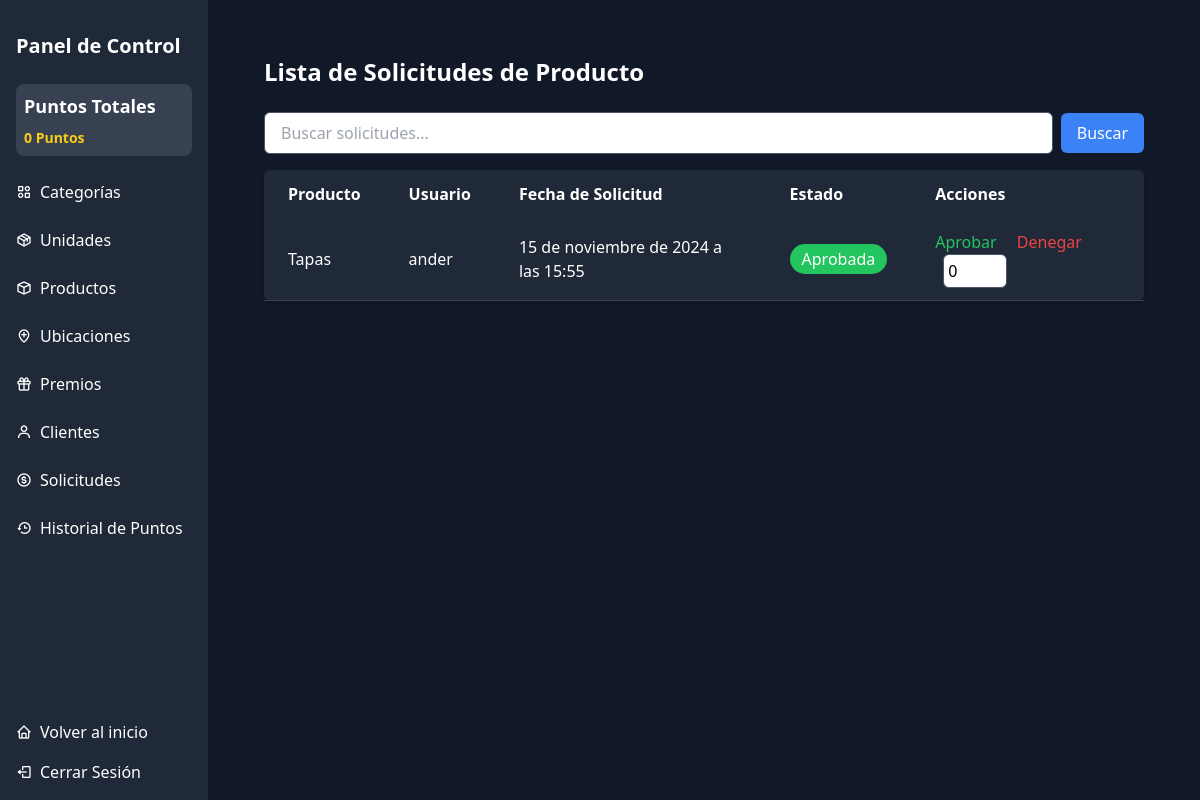
The app's page /dashboard/product-requests/ (signed in), older data.
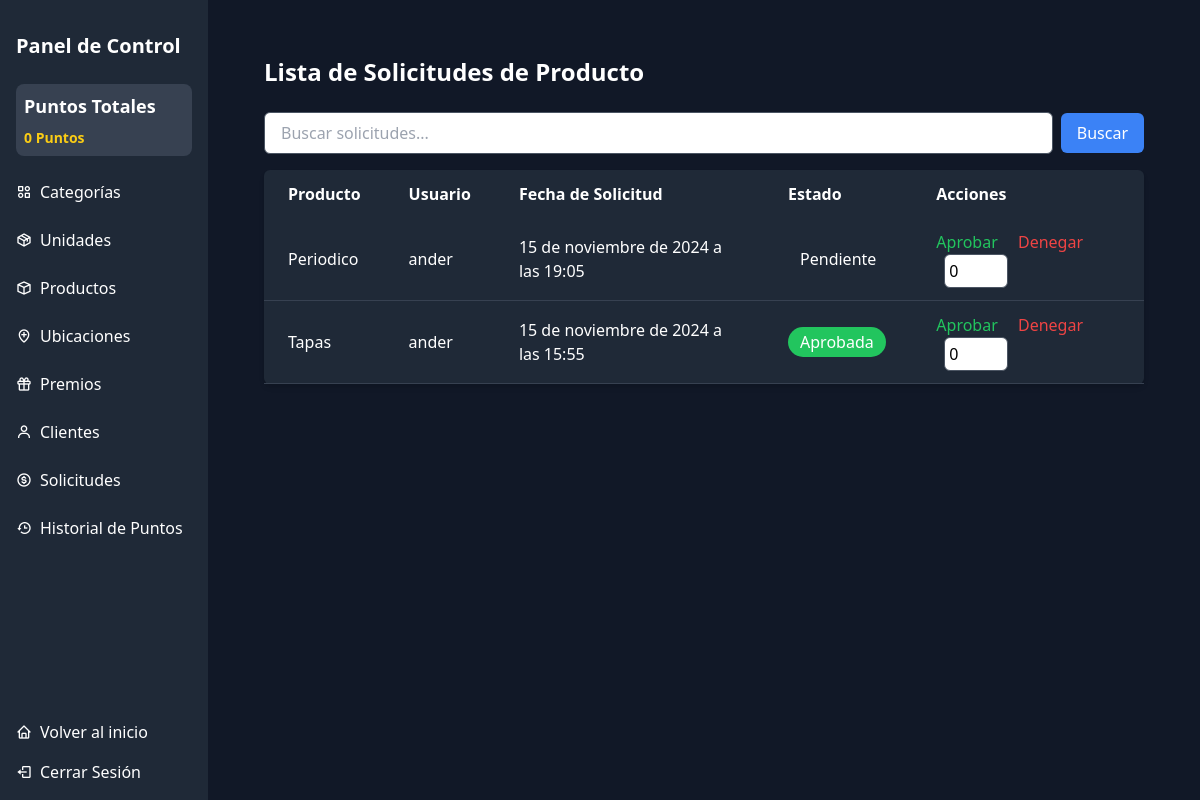
The same page, newer data.
### core/dashboard/models.py (models this page shows, shortened)
class ProductRequest(models.Model):
    STATUS_CHOICES = [
        ('PENDING', 'Pendiente'),
        ('APPROVED', 'Aprobada'),
        ('DENIED', 'Denegada'),
    ]
    user = models.ForeignKey(
        settings.AUTH_USER_MODEL,
        on_delete=models.CASCADE,
        related_name="product_requests"
    )
    product = models.ForeignKey(
        Product,
        on_delete=models.CASCADE,
        related_name="requests"
    )
    status = models.CharField(
        max_length=10,
        choices=STATUS_CHOICES,
        default='PENDING'
    )
    points_assigned = models.PositiveIntegerField(default=0, blank=True)
    created_at = models.DateTimeField(auto_now_add=True)
    updated_at = models.DateTimeField(auto_now=True)
    reviewed_by = models.ForeignKey(
        settings.AUTH_USER_MODEL,
        on_delete=models.SET_NULL,
        null=True,
        blank=True,
        related_name="reviewed_requests"
    )
    class Meta:
        verbose_name = 'Solicitud de Producto'
        verbose_name_plural = 'Solicitudes de Producto'

class Product(models.Model):
    name = models.CharField(max_length=50, unique=True)
    description = models.TextField()
    image = models.ImageField(upload_to='products/', validators=[validate_image_extension])
    created_at = models.DateTimeField(auto_now_add=True)
    updated_at = models.DateTimeField(auto_now=True)
    units = models.ForeignKey(Units, on_delete=models.CASCADE, related_name="products")
    category = models.ForeignKey(Category, on_delete=models.CASCADE, related_name="products")
    is_active = models.BooleanField(default=True)
    created_by = models.ForeignKey(
        settings.AUTH_USER_MODEL,
        on_delete=models.SET_NULL,
        null=True,
        blank=True,
        related_name="created_products"
    )
    updated_by = models.ForeignKey(
        settings.AUTH_USER_MODEL,
        on_delete=models.SET_NULL,
        null=True,
        blank=True,
        related_name="updated_products"
    )
    class Meta:
        verbose_name = 'Producto'
        verbose_name_plural = 'Productos'

### core/security/models.py (models this page shows, shortened)
class User(AbstractUser):
    email = models.EmailField(_('email address'), unique=True)
    is_admin = models.BooleanField(default=False, help_text="Indica si el usuario es un administrador.")
    phone_number = models.CharField(max_length=10, blank=True, help_text="Número de teléfono del usuario.")
    address = models.CharField(max_length=255, blank=True, help_text="Dirección del usuario.")
    date_of_birth = models.DateField(null=True, blank=True, help_text="Fecha de nacimiento del usuario.")
    gender = models.CharField(
        max_length=10,
        choices=[('M', 'Masculino'), ('F', 'Femenino'), ('O', 'Otro')],
        blank=True,
        help_text="Género del usuario."
    )
    profile_image = models.ImageField(
        upload_to='profile_img/',
        null=True,
        blank=True,
        help_text="Imagen de perfil del usuario.",
        validators=[validate_image_extension]
    )
    ROLE_CHOICES = [
        ('USER', 'Usuario'),
        ('ADMIN', 'Administrador'),
    ]
    role = models.CharField(
        max_length=6,
        choices=ROLE_CHOICES,
        default='USER',
        help_text="Rol del usuario."
    )
    USERNAME_FIELD = 'username'
    REQUIRED_FIELDS = ['email', 'first_name', 'last_name']
    groups = models.ManyToManyField(Group, related_name='security_user_set', blank=True)
    user_permissions = models.ManyToManyField('auth.Permission', related_name='security_user_set', blank=True)

### core/dashboard/views/point.py (the view)
# urls.py: path('product-requests/', point.ProductRequestListView.as_view(), name='product_requests_list'),
class ProductRequestListView(ListView):
    model = ProductRequest
    template_name = "core/points/product_requests.html"
    context_object_name = "requests"
    def get_queryset(self):
        user = self.request.user
        if user.is_superuser:
            return ProductRequest.objects.all().order_by('-created_at')
        else:
            return ProductRequest.objects.filter(user=user).order_by('-created_at')

### core/dashboard/context_processors.py (called while the page is built)
def total_points(request):
    if request.user.is_authenticated:
        total_points = Points.objects.filter(user=request.user).aggregate(total=models.Sum('number'))['total'] or 0
        total_history_points = PointHistory.objects.filter(user=request.user).aggregate(total=models.Sum('points'))['total'] or 0
        total_points = total_history_points
    else:
        total_points = 0
    return {'total_points': total_points}

### templates/core/points/product_requests.html (shortened to what this page needs)
{% extends 'components/base_dash.html' %}
{% block content %}
    <div class="container mx-auto p-6">
        <h2 class="text-2xl font-bold mb-6">Lista de Solicitudes de Producto</h2>
        <div class="mb-4">
            <form method="get" action="{% url 'dashboard:product_requests_list' %}" class="flex items-center">
                <input type="text" name="q" value="{{ request.GET.q }}" placeholder="Buscar solicitudes..." class="form-input px-4 py-2 rounded-md w-full border border-gray-600">
                <button type="submit" class="ml-2 bg-blue-500 text-white px-4 py-2 rounded-md hover:bg-blue-600">
                    Buscar
                </button>
            </form>
        </div>
        <table class="min-w-full bg-gray-800 text-white rounded-md shadow-md">
            <thead>
                <tr>
                    <th class="py-3 px-6 text-left">Producto</th>
                    <th class="py-3 px-6 text-left">Usuario</th>
                    <th class="py-3 px-6 text-left">Fecha de Solicitud</th>
                    <th class="py-3 px-6 text-left">Estado</th>
                    <th class="py-3 px-6 text-left">Acciones</th>
                </tr>
            </thead>
            <tbody>
                {% for request in requests %}
                    <tr class="border-b border-gray-700">
                        <td class="py-3 px-6">{{ request.product.name }}</td>
                        <td class="py-3 px-6">{{ request.user.username }}</td>
                        <td class="py-3 px-6">{{ request.created_at }}</td>
                        <td class="py-3 px-6">
                            <span class="px-3 py-1 rounded-full
                                {% if request.status == 'APPROVED' %} bg-green-500 text-white {% endif %}
                                {% if request.status == 'DENIED' %} bg-red-500 text-white {% endif %}">
                                {{ request.get_status_display }}
                            </span>
                        </td>
                        <td class="py-3 px-6">
                            {% if user.is_superuser %}
                                <form method="post" action="{% url 'dashboard:product_request_action' request.id %}" class="inline-block">
                                    <button type="submit" name="action" value="approve" class="text-green-500 hover:text-green-600 mr-4">
                                        Aprobar
                                    </button>
                                    <button type="submit" name="action" value="deny" class="text-red-500 hover:text-red-600">
                                        Denegar
                                    </button>
                                    <input type="number" name="points" value="0" min="0" class="ml-2 p-1 text-black border border-gray-600 rounded-md w-16">
                                </form>
                            {% else %}
                                No disponible
                            {% endif %}
                        </td>
                    </tr>
                {% empty %}
                    <tr>
                        <td colspan="5" class="py-3 px-6 text-center">No hay solicitudes disponibles</td>
                    </tr>
                {% endfor %}
            </tbody>
        </table>
    </div>
{% endblock %}

Row changes from the older to the newer data that the page shows:
added ProductRequest: product.name "Periodico", user.username "ander", created_at "15 de noviembre de 2024 a las 19:05", status "Pendiente"
